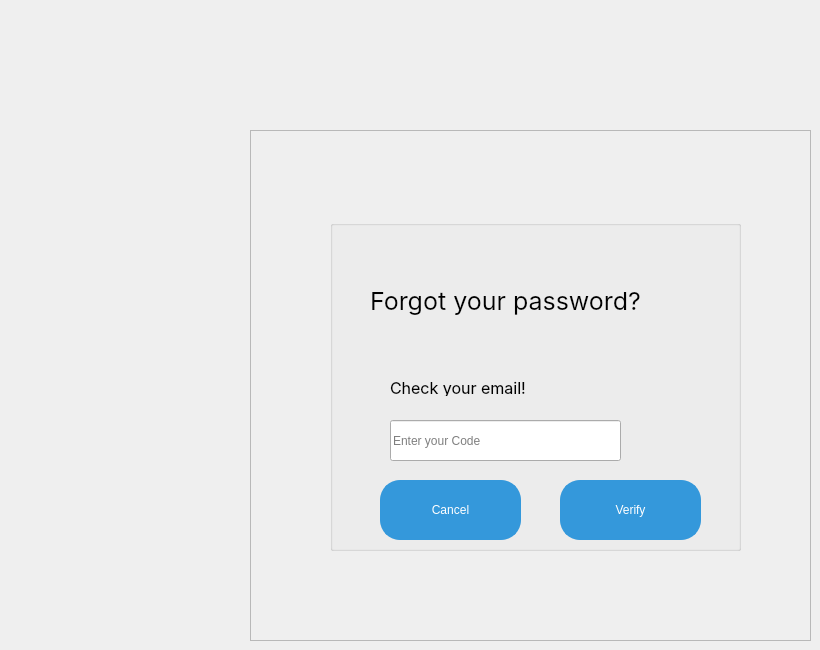
    <widget class="QWidget" name="page_11">
     <widget class="QFrame" name="frame_9">
      <property name="geometry">
       <rect>
        <x>250</x>
        <y>130</y>
        <width>561</width>
        <height>511</height>
       </rect>
      </property>
      <property name="frameShape">
       <enum>QFrame::Shape::StyledPanel</enum>
      </property>
      <property name="frameShadow">
       <enum>QFrame::Shadow::Raised</enum>
      </property>
      <widget class="QGroupBox" name="groupBox_4">
       <property name="geometry">
        <rect>
         <x>80</x>
         <y>90</y>
         <width>411</width>
         <height>331</height>
        </rect>
       </property>
       <property name="title">
        <string/>
       </property>
       <widget class="QLabel" name="label_41">
        <property name="geometry">
         <rect>
          <x>40</x>
          <y>10</y>
          <width>301</width>
          <height>141</height>
         </rect>
        </property>
        <property name="font">
         <font>
          <family>-apple-system</family>
          <pointsize>19</pointsize>
         </font>
        </property>
        <property name="text">
         <string>Forgot your password?</string>
        </property>
       </widget>
       <widget class="QLabel" name="label_43">
        <property name="geometry">
         <rect>
          <x>60</x>
          <y>160</y>
          <width>191</width>
          <height>16</height>
         </rect>
        </property>
        <property name="font">
         <font>
          <family>-apple-system</family>
          <pointsize>12</pointsize>
         </font>
        </property>
        <property name="text">
         <string>Check your email!</string>
        </property>
       </widget>
       <widget class="QPushButton" name="verifyBtnForgot">
        <property name="geometry">
         <rect>
          <x>230</x>
          <y>260</y>
          <width>141</width>
          <height>60</height>
         </rect>
        </property>
        <property name="styleSheet">
         <string notr="true">QPushButton {
    background-color: #3498db;
    border-radius: 20px;
    border: 2px solid #3498db;
    min-height: 40px;
    color: white;
}
</string>
        </property>
        <property name="text">
         <string>Verify</string>
        </property>
       </widget>
       <widget class="QPushButton" name="cancelBtnFor">
        <property name="geometry">
         <rect>
          <x>50</x>
          <y>260</y>
          <width>141</width>
          <height>60</height>
         </rect>
        </property>
        <property name="styleSheet">
         <string notr="true">QPushButton {
    background-color: #3498db;
    border-radius: 20px;
    border: 2px solid #3498db;
    min-height: 40px;
    color: white;
}
</string>
        </property>
        <property name="text">
         <string>Cancel</string>
        </property>
       </widget>
       <widget class="QLineEdit" name="lineEdit_14">
        <property name="geometry">
         <rect>
          <x>60</x>
          <y>200</y>
          <width>231</width>
          <height>41</height>
         </rect>
        </property>
        <property name="placeholderText">
         <string>Enter your Code</string>
        </property>
       </widget>
      </widget>
     </widget>
    </widget>
